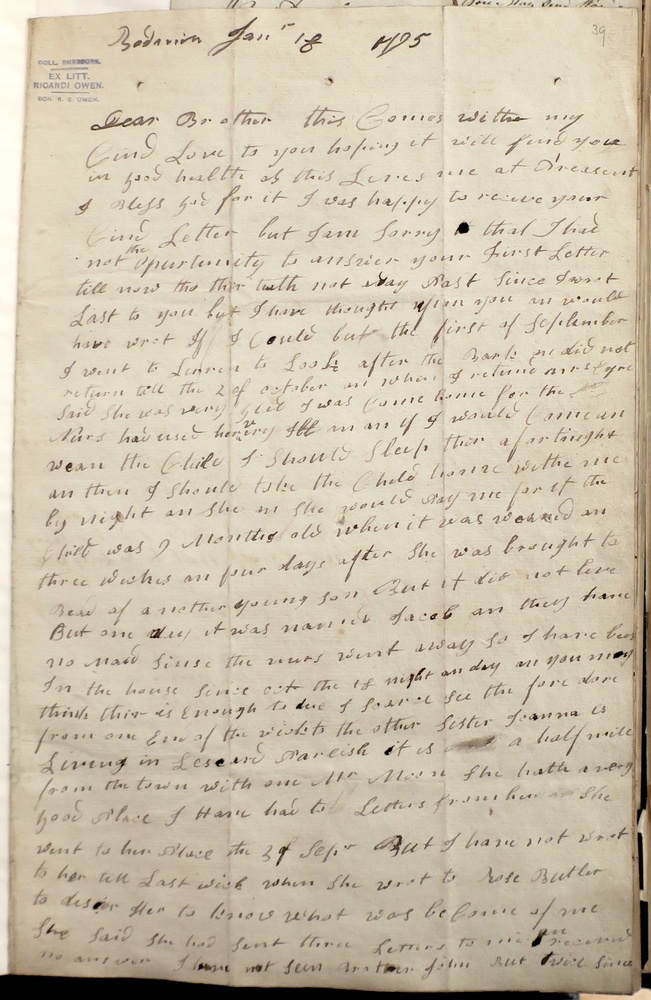
#> input picture processing/input/page 1.JPG, 651 x 1000 px, shrunk from 1796 x 2757 before the run; its folder holds only this picture in this run
$ python preproc.py
#> lines starting #> are read from the running program, lines starting #| are printed output that depends on the picture; after the words box and inside, x2 and y2 are one past the last pixel; in counts of white or black regions, pixels touching at a corner belong together
import os
import cv2
from datetime import datetime
import numpy as np


def create_output_folder():
    base_dir = "output"
    os.makedirs(base_dir, exist_ok=True)
    date = datetime.now().strftime("%d%m%Y")

    existing_folders = [
        name
        for name in os.listdir(base_dir)
        if os.path.isdir(os.path.join(base_dir, name))
        and name.startswith(f"output_{date}_")
    ]

    next_index = len(existing_folders)

    folder_name = f"output_{date}_{next_index:02d}"
    folder_path = os.path.join(base_dir, folder_name)

    os.makedirs(folder_path)
    return folder_path


def greyscale(in_file_name, out_path):
#> called with in_file_name = 'page 1.JPG', out_path = 'output/output_20112026_00'
    img = cv2.imread(f"input/{in_file_name}")
#> img is the input picture: shape (1000, 651, 3); mean B, G, R 173.5, 193.8, 205.4

    greyscale_img = cv2.cvtColor(img, cv2.COLOR_BGR2GRAY)
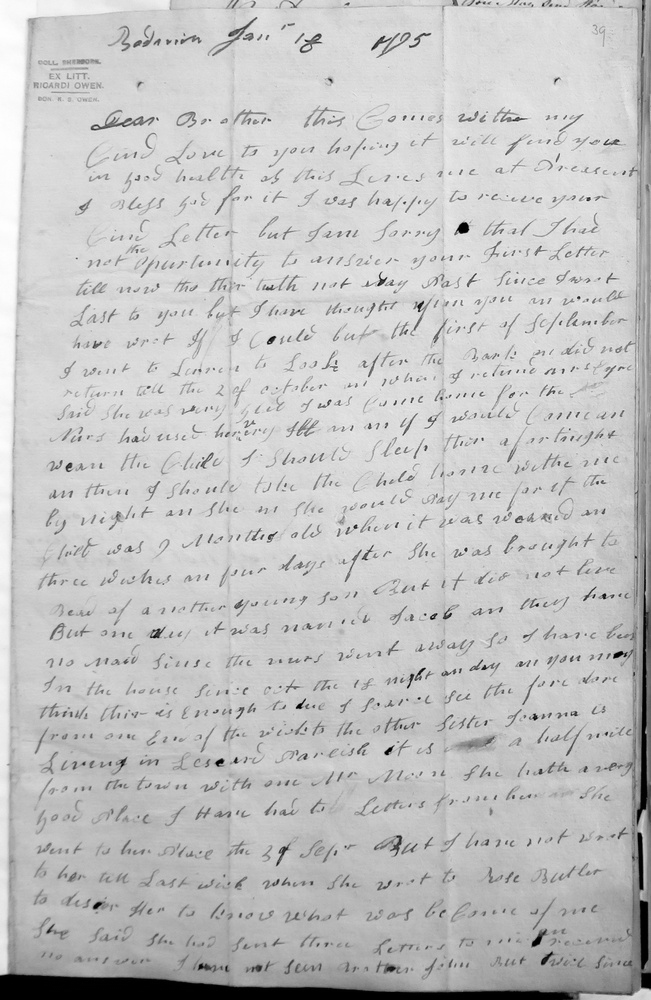
#> greyscale_img: shape (1000, 651); min 0, max 254, mean 195
    _, thresh = cv2.threshold(greyscale_img, 127, 255, cv2.THRESH_BINARY)
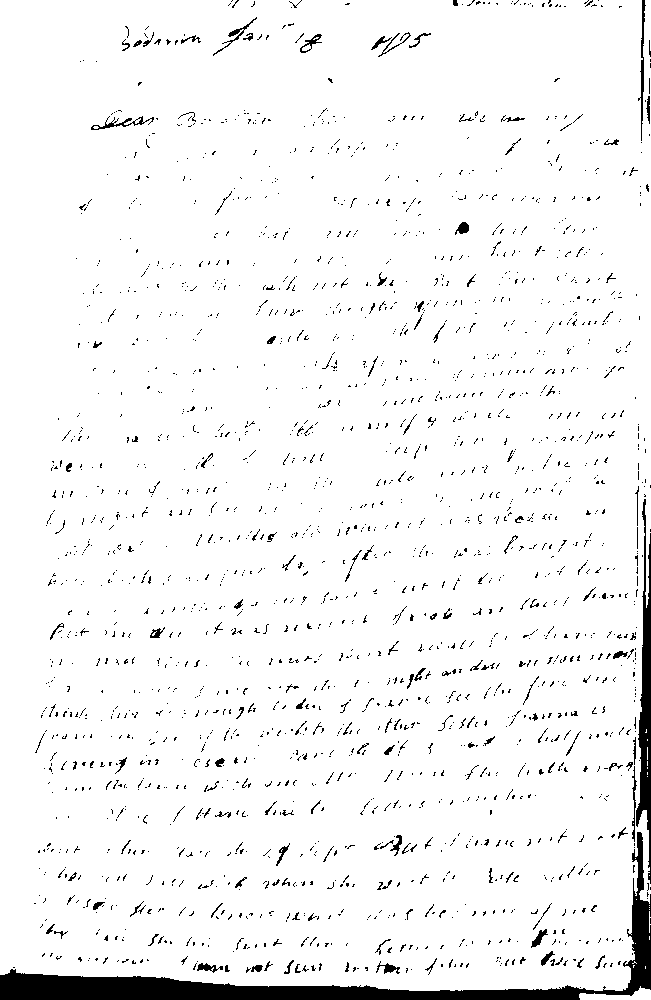
#> thresh: shape (1000, 651); 95.4% white; 2157 black regions (2004 under 20 px), largest, box (x1, y1, x2, y2) and area: (0, 832, 651, 1000) 11708, (636, 499, 651, 884) 2641, (638, 0, 646, 141) 327
    # thresh_adp = cv2.adaptiveThreshold(
    # greyscale_img, 255, cv2.ADAPTIVE_THRESH_GAUSSIAN_C, cv2.THRESH_BINARY, 11, 2
    # )

    cv2.imwrite(f"{out_path}/grayscale_{in_file_name}", greyscale_img)
    cv2.imwrite(f"{out_path}/thresh_{in_file_name}", thresh)


def increase_contrast(in_file_name, out_path, alpha=1.2, beta=0):
    # Load the image
#> called with in_file_name = 'page 1.JPG', out_path = 'output/output_20112026_00', alpha = 1.2, beta = 0
    image = cv2.imread(f"input/{in_file_name}")
    contrasted_img = cv2.convertScaleAbs(image, alpha=alpha, beta=beta)
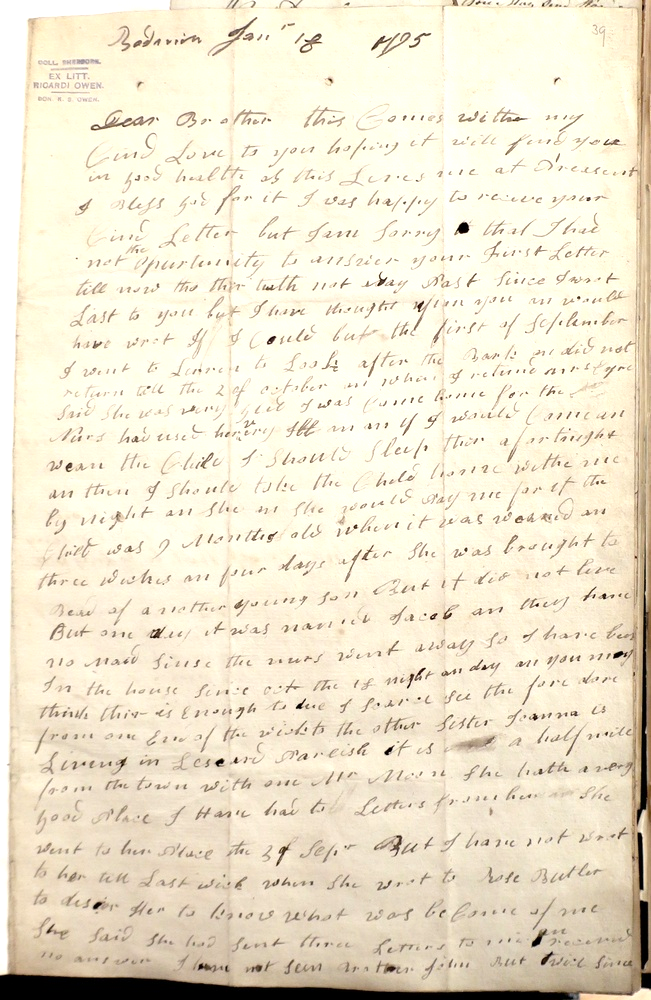
#> contrasted_img: shape (1000, 651, 3); mean B, G, R 207.7, 229.9, 238.4

    cv2.imwrite(f"{out_path}/contrast_{in_file_name}", contrasted_img)


def sharpen_image(in_file_name, out_path):
#> called with in_file_name = 'page 1.JPG', out_path = 'output/output_20112026_00'
    image = cv2.imread(f"input/{in_file_name}")

    kernel = np.array([[0, -1, 0], [-1, 5, -1], [0, -1, 0]])

    sharpened_image = cv2.filter2D(image, -1, kernel)
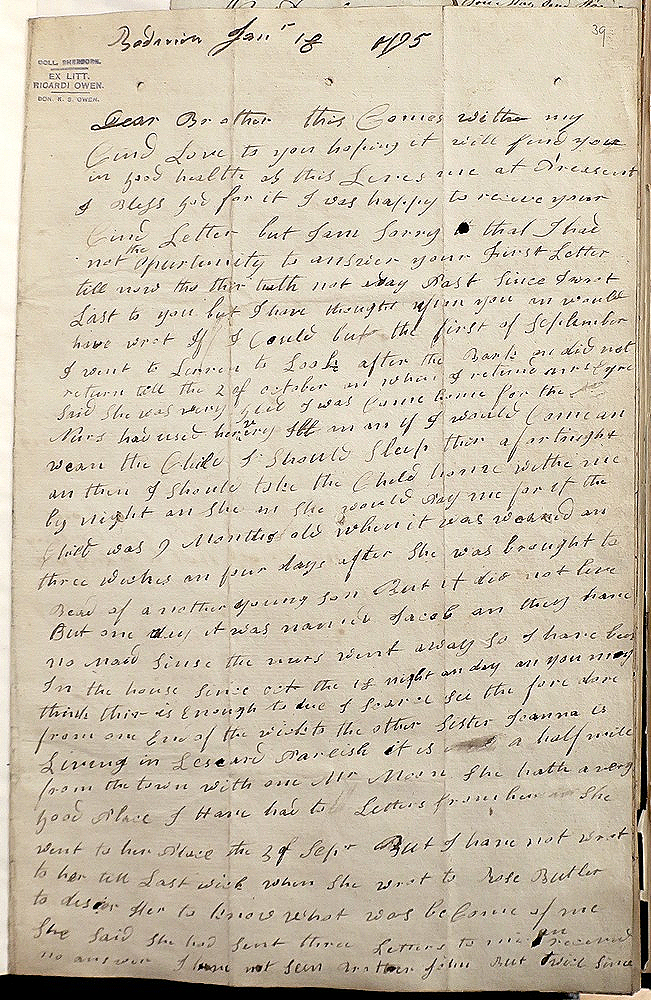
#> sharpened_image: shape (1000, 651, 3); mean B, G, R 173.9, 193.3, 203.9

    cv2.imwrite(f"{out_path}/sharpened_{in_file_name}", sharpened_image)


def denoise_image(in_file_name, out_path, ksize=5):
#> called with in_file_name = 'page 1.JPG', out_path = 'output/output_20112026_00', ksize = 5
    image = cv2.imread(f"input/{in_file_name}")

    denoised_image = cv2.GaussianBlur(image, (ksize, ksize), 0)

    cv2.imwrite(f"{out_path}/denoised_{in_file_name}", denoised_image)


def process_images(out_path):
    input_file_names = [name for name in os.listdir("input")]

    for file_name in input_file_names:
        greyscale(in_file_name=file_name, out_path=out_path)
        increase_contrast(in_file_name=file_name, out_path=out_path)
        sharpen_image(in_file_name=file_name, out_path=out_path)
        denoise_image(in_file_name=file_name, out_path=out_path)


if __name__ == "__main__":
    path = create_output_folder()
    print(f"Created: {path}")
    # greyscale(in_file_name="test_input.jpg", out_path=path)
    process_images(out_path=path)

$ run again, on processing/input/page 3.JPG
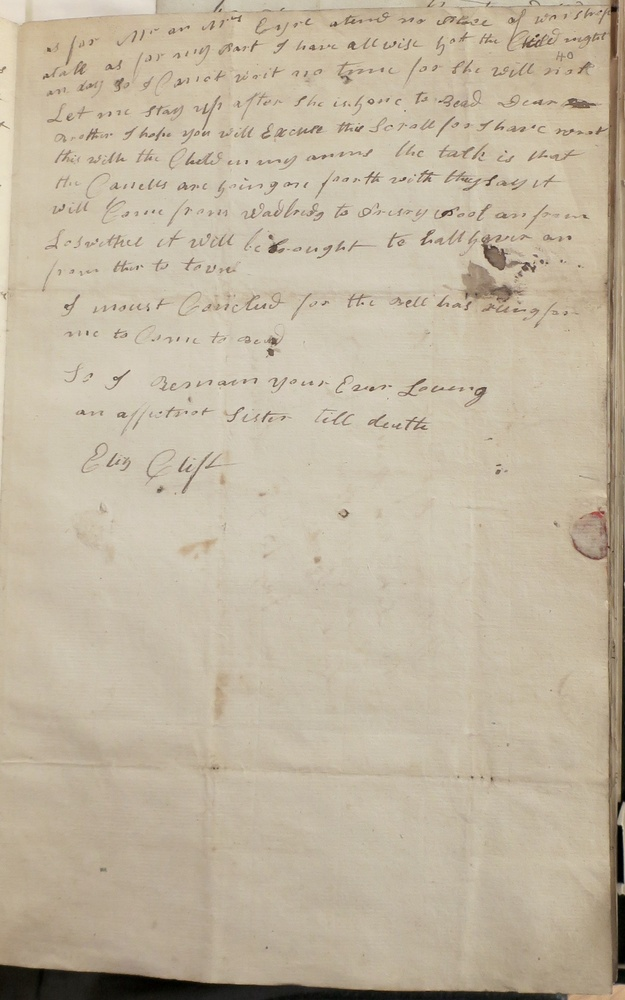
#> input picture processing/input/page 3.JPG, 625 x 1000 px, shrunk from 1558 x 2491 before the run
#> in greyscale, img is the input picture: shape (1000, 625, 3); mean B, G, R 160.4, 181.5, 193.4
#> in greyscale, `_, thresh = cv2.threshold(greyscale_img, 127, 255, cv2.THRESH_BINARY)`:
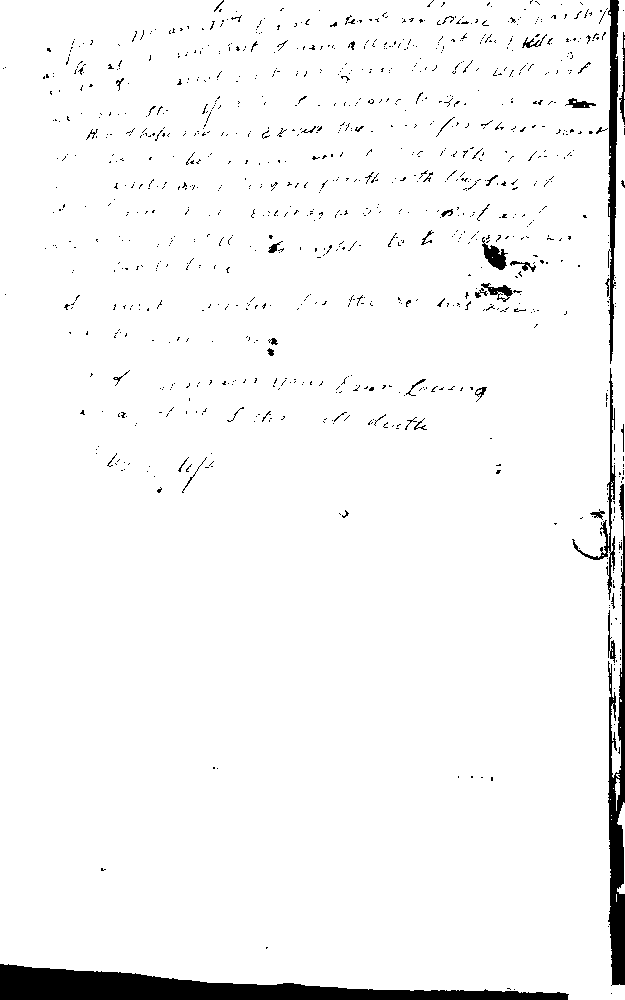
#> thresh: shape (1000, 625); 96.2% white; 1011 black regions (957 under 20 px), largest, box (x1, y1, x2, y2) and area: (0, 964, 569, 1000) 9849, (608, 484, 625, 986) 4264, (605, 0, 619, 364) 2214
#> in increase_contrast, `contrasted_img = cv2.convertScaleAbs(image, alpha=alpha, beta=beta)`:
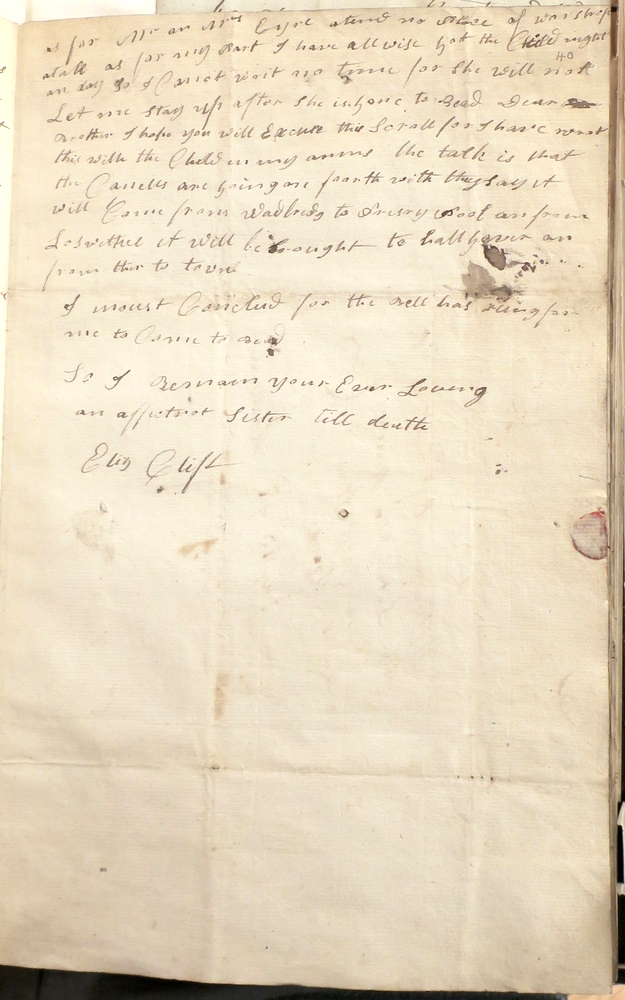
#> contrasted_img: shape (1000, 625, 3); mean B, G, R 192.5, 217.7, 231.9
